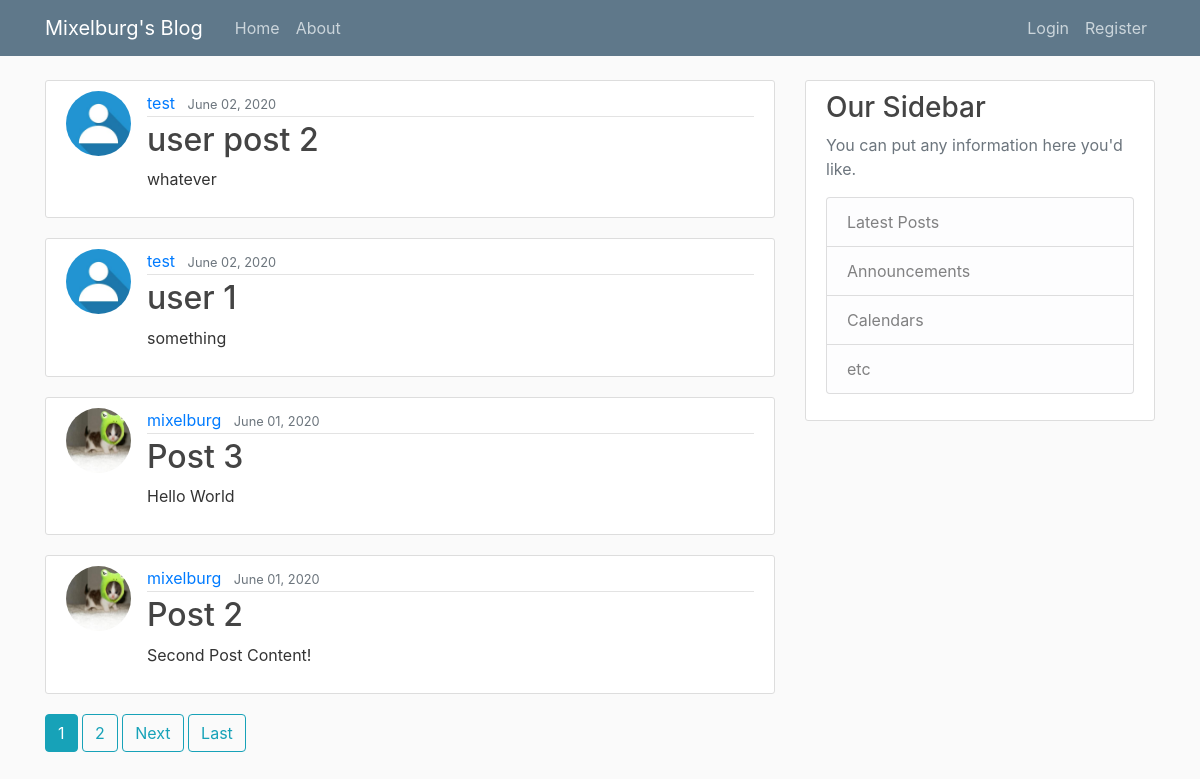
The page / on the database its author committed.
### blog_app/models.py (models this page shows, shortened)
class Post(models.Model):
    title = models.CharField(max_length=100)
    content = models.TextField()
    date_posted = models.DateTimeField(default=timezone.now)
    author = models.ForeignKey(User, on_delete=models.CASCADE)

### users/models.py (models this page shows, shortened)
class Profile(models.Model):
    user = models.OneToOneField(User, on_delete=models.CASCADE)
    image = models.ImageField(default='default.jpg', upload_to='profile_pics')

### blog_app/views.py (the view)
# urls.py: path('', PostListView.as_view(), name='blog-home'),
class PostListView(ListView):
    model = Post
    template_name = 'blog_app/home.html'
    context_object_name = 'posts'
    ordering = ['-date_posted']
    paginate_by = 4

### blog_app/templates/blog_app/home.html (shortened to what this page needs)
{% extends "blog_app/base.html" %}
{% block content %}
    {% for post in posts %}
        <article class="media content-section">
          <img class="rounded-circle article-img" src="{{ post.author.profile.image.url }}">
          <div class="media-body">
            <div class="article-metadata">
              <a class="mr-2" href="{% url 'user-posts' post.author.username %}">{{ post.author }}</a>
              <small class="text-muted">{{ post.date_posted|date:"F d, Y" }}</small>
            </div>
            <h2><a class="article-title" href="{% url 'post-detail' post.id %}">{{ post.title }}</a></h2>
            <p class="article-content">{{ post.content }}</p>
          </div>
        </article>
    {% endfor %}
    {% if is_paginated %}
        {% for num in page_obj.paginator.page_range %}
            {% if page_obj.number == num %}
                <a class="btn btn-info mb-4" href="?page={{ num }}">{{ num }}</a>
            {% elif num > page_obj.number|add:'-3' and num < page_obj.number|add:'3'%}
                <a class="btn btn-outline-info mb-4" href="?page={{ num }}">{{ num }}</a>
            {% endif %}
        {% endfor %}
        {% if page_obj.has_next %}
            <a class="btn btn-outline-info mb-4" href="?page={{ page_obj.next_page_number }}">Next</a>
            <a class="btn btn-outline-info mb-4" href="?page={{ page_obj.paginator.num_pages }}">Last</a>
        {% endif %}
    {% endif %}
{% endblock content %}

### blog_app/static/blog_app/main.css (style rules this page uses)
body { background: #fafafa; color: #333333; margin-top: 5rem; }
h1, h2, h3, h4, h5, h6 { color: #444444; }
.content-section { background: #ffffff; padding: 10px 20px; border: 1px solid #dddddd; border-radius: 3px; margin-bottom: 20px; }
.article-title { color: #444444; }
.article-content { white-space: pre-line; }
.article-img { height: 65px; width: 65px; margin-right: 16px; }
.article-metadata { padding-bottom: 1px; margin-bottom: 4px; border-bottom: 1px solid #e3e3e3 }

### rows shown on the page
Post: author.profile.image (placeholder picture), author "test", date_posted "June 02, 2020", title "user post 2", content "whatever"
Post: author.profile.image (placeholder picture), author "test", date_posted "June 02, 2020", title "user 1", content "something"
Post: author.profile.image (picture), author "mixelburg", date_posted "June 01, 2020", title "Post 3", content "Hello World"
Post: author.profile.image (picture), author "mixelburg", date_posted "June 01, 2020", title "Post 2", content "Second Post Content!"

### other values the page prints
{{ num }} "1"
{{ num }} "2"
